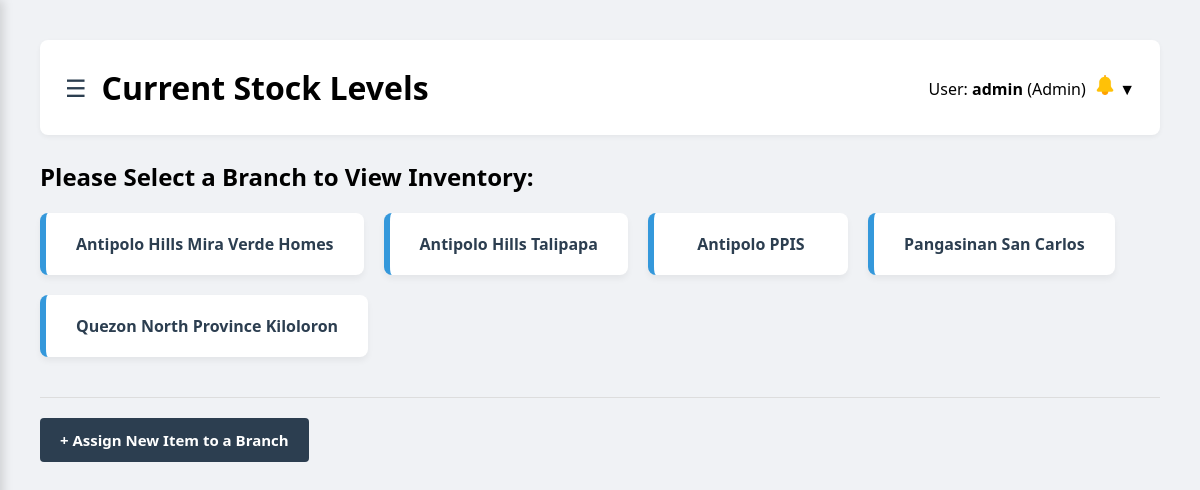
The app's page /inventory.php (signed in) with its own data.
### tables this page shows
CREATE TABLE `branches` (
  `id` int(11) NOT NULL,
  `branch_name` varchar(50) NOT NULL,
  `is_main_branch` tinyint(1) DEFAULT 0,
  `status` varchar(20) NOT NULL DEFAULT 'Active'
);

### inventory.php (the view, shortened to what this page needs)
<?php
require 'db_connect.php';
$active_branch_id = null;
$branches_with_alerts = [];
$branches_dropdown = $conn->query("SELECT id, branch_name FROM branches ORDER BY is_main_branch DESC, branch_name ASC");
?>
<!DOCTYPE html>
<html lang="en">
<head>
    <link rel="stylesheet" href="css/inventory.css">
    <link rel="stylesheet" href="css/dashboard.css">
    <link rel="stylesheet" href="css/mobile.css?v=6">
</head>
<body>
    <div class="main-content">
        <div class="page-header">
            <div style="display: flex; align-items: center; gap: 15px;">
                <button id="sidebarToggle" type="button" aria-label="Toggle Sidebar" style="background: none; border: none; font-size: 24px; cursor: pointer; color: #2c3e50; display: none; align-items: center; justify-content: center; padding: 0;">
                    &#9776;
                </button>
                <h1 style="margin: 0;">Current Stock Levels</h1>
            </div>
                <div class="user-dropdown">
                    <span>User: <strong><?php echo htmlspecialchars($_SESSION['username']); ?></strong> (<?php echo htmlspecialchars($_SESSION['role']); ?>)</span>
                    <?php include 'header-notifications.php'; ?>
                </div>
        </div>
        <?php if ($user_role == 'Admin' && $active_branch_id == null): ?>
            <h2>Please Select a Branch to View Inventory:</h2>
            <div style="display: flex; gap: 20px; flex-wrap: wrap; margin-top: 20px;">
                <?php
                $branches_dropdown->data_seek(0);
                while($b = $branches_dropdown->fetch_assoc()):
                    $has_alert = in_array($b['id'], $branches_with_alerts);
                    $border_color = $has_alert ? "#e74c3c" : "#3498db";
                ?>
                    <a href="inventory.php?branch=<?php echo $b['id']; ?>" style="position: relative; display: inline-block; padding: 20px 30px; background-color: #ffffff; color: #2c3e50; text-decoration: none; border-radius: 8px; font-weight: bold; font-size: 16px; box-shadow: 0 4px 6px rgba(0,0,0,0.05); border-left: 6px solid <?php echo $border_color; ?>; min-width: 200px; text-align: center;">
                        <?php echo $b['branch_name']; ?>
                    </a>
                <?php endwhile; ?>
            </div>
            <div style="margin-top: 40px; border-top: 1px solid #ddd; padding-top: 20px;">
                <button onclick="openAssignModal()" class="btn-update" style="background-color: #2c3e50; padding: 12px 20px; font-size: 15px; font-weight: bold;">
                    + Assign New Item to a Branch
                </button>
            </div>
        <?php endif; ?>
    </div>
</body>
</html>

### css/inventory.css (style rules this page uses)
* { margin: 0; padding: 0; box-sizing: border-box; font-family: 'Segoe UI', Tahoma, Geneva, Verdana, sans-serif; }
body { display: flex; height: 100vh; background-color: #f0f2f5; }
.main-content { flex: 1; padding: 40px; overflow-y: auto; }
.page-header { display: flex; justify-content: space-between; align-items: center; background-color: #ffffff; padding: 15px 25px; border-radius: 8px; box-shadow: 0px 2px 5px rgba(0, 0, 0, 0.05); margin-bottom: 20px; }
.btn-update { background-color: #3498db; color: #ffffff; padding: 6px 12px; border: none; cursor: pointer; border-radius: 4px; font-size: 13px; transition: background-color 0.3s ease; }

### css/dashboard.css (style rules this page uses)
* { margin: 0; padding: 0; box-sizing: border-box; font-family: 'Segoe UI', Tahoma, Geneva, Verdana, sans-serif; }
body { display: flex; height: 100vh; background-color: #f0f2f5; }
.main-content { flex: 1; padding: 40px; overflow-y: auto; }
.page-header { display: flex; justify-content: space-between; align-items: center; background-color: #ffffff; padding: 15px 25px; border-radius: 8px; box-shadow: 0px 2px 5px rgba(0, 0, 0, 0.05); margin-bottom: 25px; }
.user-dropdown { position: relative; display: inline-block; cursor: pointer; padding: 10px 0; }

### css/mobile.css (style rules this page uses)
:root { --sidebar-collapsed-width: 75px; --sidebar-expanded-width: 250px; }
body { margin-left: var(--sidebar-collapsed-width); transition: margin-left 0.3s cubic-bezier(0.4, 0, 0.2, 1); }
@media (max-width: 1200px) { body { margin-left: 0 !important; } }
@media (max-width: 1200px) { #sidebarToggle { display: inline-flex !important; } }

### records on screen
branches: branch_name "Antipolo Hills Mira Verde Homes"
branches: branch_name "Antipolo Hills Talipapa"
branches: branch_name "Antipolo PPIS"
branches: branch_name "Pangasinan San Carlos"
branches: $b['id'] 2 (drawn), branch_name "Quezon North Province Kiloloron"

### other values on screen
$_SESSION['username'] "admin"
$_SESSION['role'] "Admin"
